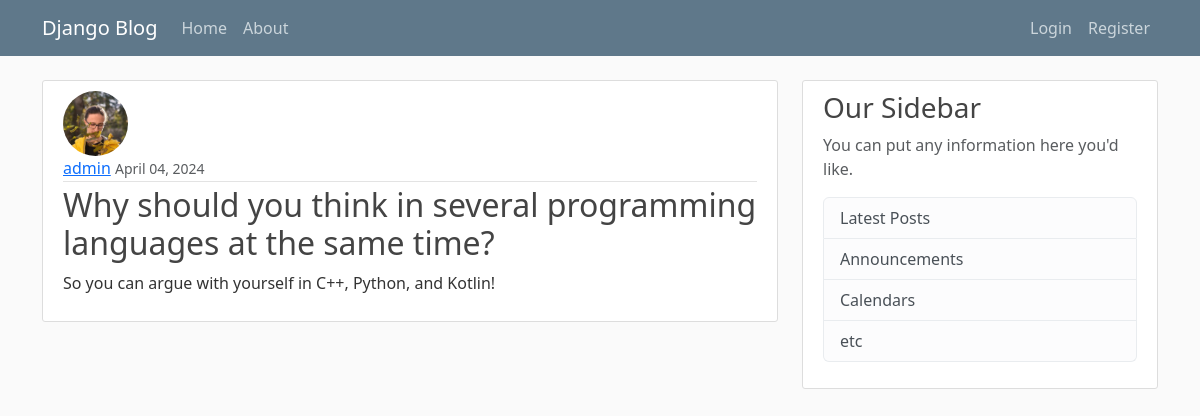
The page /post/6/ on the database as committed earlier.
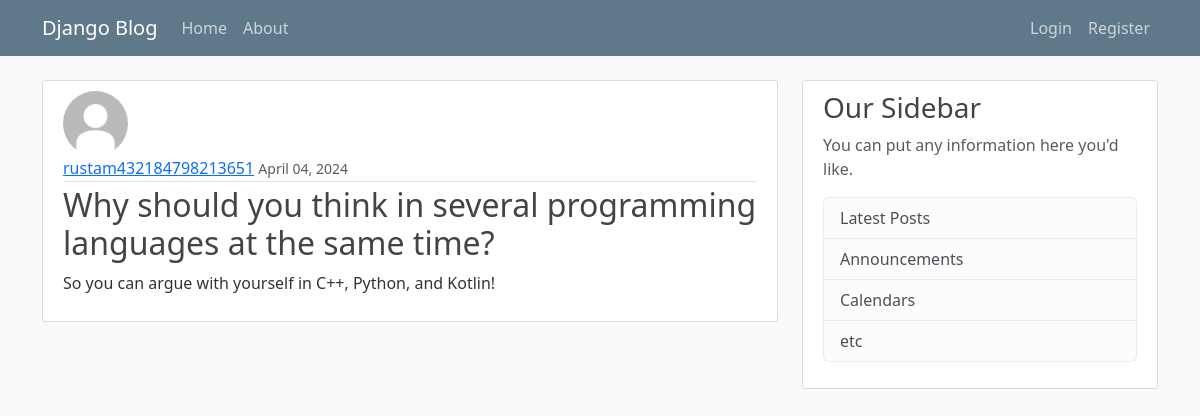
The same page on the database as committed later.
### blog/models.py (models this page shows, shortened)
class Post(models.Model):
    title = models.CharField(max_length=100)
    content = models.TextField()
    date_posted = models.DateTimeField(default=timezone.now)
    author = models.ForeignKey(User, on_delete=models.CASCADE)  # другая БД с которой мы связываемся

### users/models.py (models this page shows, shortened)
class Profile(models.Model):
    user = models.OneToOneField(User, on_delete=models.CASCADE)
    image = models.ImageField(default='default.jpg', upload_to='profiles_pics')

### blog/views.py (the view)
# urls.py: path('post/<int:pk>/', PostDetailView.as_view(), name='post-detail'),
class PostDetailView(DetailView):
    model = Post

### blog/templates/blog/post_detail.html
{% extends "blog/base.html" %}
{% block content %}
<article class="media content-section">
    <img class='rounded-circle article-img' src="{{ object.author.profile.image.url }}">
    <div class="media-body">
        <div class="article-metadata">
            <a class="mr-2" href="#">{{ object.author }}</a>
            <small class="text-muted">{{ object.date_posted|date:"F d, Y" }}</small>
        </div>
        <h2 class="article-title">{{ object.title }}</h2>
        <p class="article-content">{{ object.content }}</p>
    </div>
</article>
{% endblock content %}

### blog/templates/blog/base.html (shortened to what this page needs)
{% load static %}
<html lang="en">
<head>
    <link href="https://cdn.jsdelivr.net/npm/bootstrap@5.3.3/dist/css/bootstrap.min.css" rel="stylesheet"
>
    <link rel="stylesheet" type="text/css" href="{% static 'blog/main.css' %}">
</head>
<body>
<header class="site-header">
    <nav class="navbar navbar-expand-md navbar-dark bg-steel fixed-top">
        <div class="container">
            <a class="navbar-brand mr-4" href="{% url  'blog-home' %}">Django Blog</a>
            <div class="collapse navbar-collapse" id="navbarToggle">
                <div class="navbar-nav me-auto">
                    <a class="nav-item nav-link" href="{% url  'blog-home' %}">Home</a>
                    <a class="nav-item nav-link" href="{% url  'blog-about' %}">About</a>
                </div>
                <div class="navbar-nav ms-auto">
                    {% if user.is_authenticated %}
                    <form action="{% url 'logout' %}" method="POST">
                        {% csrf_token %}
                        <button class="nav-item nav-link">Logout</button>
                    </form>
                    <a class="nav-item nav-link" href="{% url 'profile' %}">{{user.username}}</a>
                    {% else %}
                    <a class="nav-item nav-link" href="{% url 'login' %}">Login</a>
                    <a class="nav-item nav-link" href="{% url 'register' %}">Register</a>
                    {% endif %}
                </div>
            </div>
        </div>
    </nav>
</header>
<main role="main" class="container">
    <div class="row">
        <div class="col-md-8">
            {% block content %}{% endblock %}
        </div>
        <div class="col-md-4">
            <div class="content-section">
                <h3>Our Sidebar</h3>
                <p class='text-muted'>You can put any information here you'd like.
                <ul class="list-group">
                    <li class="list-group-item list-group-item-light">Latest Posts</li>
                    <li class="list-group-item list-group-item-light">Announcements</li>
                    <li class="list-group-item list-group-item-light">Calendars</li>
                    <li class="list-group-item list-group-item-light">etc</li>
                </ul>
                </p>
            </div>
        </div>
    </div>
</main>
</body>
</html>

### blog/static/blog/main.css (style rules this page uses)
body { background: #fafafa; color: #333333; margin-top: 5rem; }
h1, h2, h3, h4, h5, h6 { color: #444444; }
ul { margin: 0; }
.bg-steel { background-color: #5f788a; }
.site-header .navbar-nav .nav-link { color: #cbd5db; }
.content-section { background: #ffffff; padding: 10px 20px; border: 1px solid #dddddd; border-radius: 3px; margin-bottom: 20px; }
.article-title { color: #444444; }
.article-content { white-space: pre-line; }
.article-img { height: 65px; width: 65px; margin-right: 16px; }
.article-metadata { padding-bottom: 1px; margin-bottom: 4px; border-bottom: 1px solid #e3e3e3 }

Rows that differ between the two databases and show on the page:
changed Post "Why should you think in several programming languages at the same time?": author.profile.image: picture removed, a placeholder shows; author "admin" → "rustam432184798213651"
